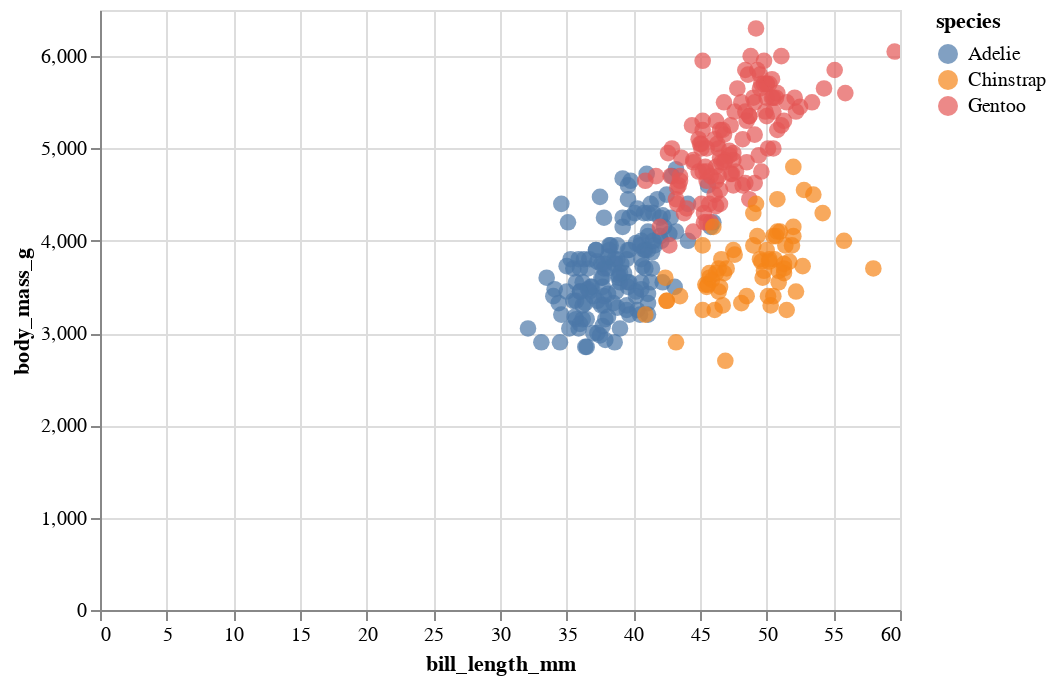

Source (notebook cell):
### Code cell
alt.Chart(pg_data).mark_circle(size = 69).encode(
     x='bill_length_mm',
     y='body_mass_g', 
     color = 'species',
     tooltip=['species', 'bill_length_mm', 'body_mass_g']
 ).interactive()

### Figure 1 — Vega-Lite specification as saved in the notebook (floating-point values rounded to 4 significant figures; data arrays with more than 128 entries replaced by an {"elided": "..."} marker saying what was removed)
{"config": {"view": {"continuousWidth": 400, "continuousHeight": 300}}, "data": {"name": "data-d00e1631cca48c544438d30d2b470e8a"}, "mark": {"type": "circle", "size": 69}, "encoding": {"color": {"type": "nominal", "field": "species"}, "tooltip": [{"type": "nominal", "field": "species"}, {"type": "quantitative", "field": "bill_length_mm"}, {"type": "quantitative", "field": "body_mass_g"}], "x": {"type": "quantitative", "field": "bill_length_mm"}, "y": {"type": "quantitative", "field": "body_mass_g"}}, "selection": {"selector001": {"type": "interval", "bind": "scales", "encodings": ["x", "y"]}}, "$schema": "https://vega.github.io/schema/vega-lite/v4.8.1.json", "datasets": {"data-d00e1631cca48c544438d30d2b470e8a": {"elided": "344 records"}}}
